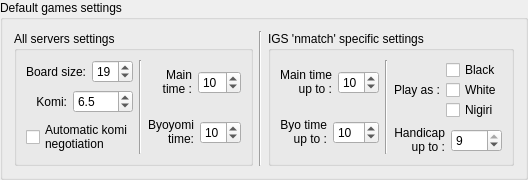
        <widget class="QGroupBox" name="groupBox_2">
         <property name="title">
          <string>Default games settings</string>
         </property>
         <layout class="QHBoxLayout" name="horizontalLayout">
          <item>
           <layout class="QVBoxLayout" name="_13">
            <item>
             <widget class="QGroupBox" name="groupBox_3">
              <property name="title">
               <string>All servers settings</string>
              </property>
              <property name="flat">
               <bool>false</bool>
              </property>
              <layout class="QHBoxLayout" name="horizontalLayout_2">
               <item>
                <layout class="QHBoxLayout" name="_14">
                 <item>
                  <layout class="QVBoxLayout" name="_15">
                   <item>
                    <layout class="QHBoxLayout" name="_16">
                     <property name="spacing">
                      <number>6</number>
                     </property>
                     <property name="leftMargin">
                      <number>0</number>
                     </property>
                     <property name="topMargin">
                      <number>0</number>
                     </property>
                     <property name="rightMargin">
                      <number>0</number>
                     </property>
                     <property name="bottomMargin">
                      <number>0</number>
                     </property>
                     <item>
                      <widget class="QLabel" name="TextLabel3_3">
                       <property name="toolTip">
                        <string>board size</string>
                       </property>
                       <property name="text">
                        <string>Board size:</string>
                       </property>
                       <property name="alignment">
                        <set>Qt::AlignRight|Qt::AlignTrailing|Qt::AlignVCenter</set>
                       </property>
                       <property name="wordWrap">
                        <bool>false</bool>
                       </property>
                       <property name="buddy">
                        <cstring>boardSizeSpin</cstring>
                       </property>
                      </widget>
                     </item>
                     <item>
                      <widget class="QSpinBox" name="boardSizeSpin">
                       <property name="maximumSize">
                        <size>
                         <width>60</width>
                         <height>32767</height>
                        </size>
                       </property>
                       <property name="toolTip">
                        <string>board size</string>
                       </property>
                       <property name="minimum">
                        <number>4</number>
                       </property>
                       <property name="maximum">
                        <number>36</number>
                       </property>
                       <property name="value">
                        <number>19</number>
                       </property>
                      </widget>
                     </item>
                    </layout>
                   </item>
                   <item>
                    <spacer name="verticalSpacer_5">
                     <property name="orientation">
                      <enum>Qt::Vertical</enum>
                     </property>
                     <property name="sizeHint" stdset="0">
                      <size>
                       <width>20</width>
                       <height>0</height>
                      </size>
                     </property>
                    </spacer>
                   </item>
                   <item>
                    <layout class="QHBoxLayout" name="_17">
                     <property name="spacing">
                      <number>6</number>
                     </property>
                     <property name="leftMargin">
                      <number>0</number>
                     </property>
                     <property name="topMargin">
                      <number>0</number>
                     </property>
                     <property name="rightMargin">
                      <number>0</number>
                     </property>
                     <property name="bottomMargin">
                      <number>0</number>
                     </property>
                     <item>
                      <widget class="QLabel" name="TextLabel3_3_2">
                       <property name="toolTip">
                        <string>Komi: added to white's result</string>
                       </property>
                       <property name="text">
                        <string>Komi:</string>
                       </property>
                       <property name="alignment">
                        <set>Qt::AlignRight|Qt::AlignTrailing|Qt::AlignVCenter</set>
                       </property>
                       <property name="wordWrap">
                        <bool>false</bool>
                       </property>
                       <property name="buddy">
                        <cstring>komiSpinDefault</cstring>
                       </property>
                      </widget>
                     </item>
                     <item>
                      <widget class="QSpinBox" name="komiSpinDefault">
                       <property name="maximumSize">
                        <size>
                         <width>60</width>
                         <height>32767</height>
                        </size>
                       </property>
                       <property name="toolTip">
                        <string>Komi: added to white's result</string>
                       </property>
                       <property name="suffix">
                        <string>.5</string>
                       </property>
                       <property name="minimum">
                        <number>-200</number>
                       </property>
                       <property name="maximum">
                        <number>200</number>
                       </property>
                       <property name="value">
                        <number>6</number>
                       </property>
                      </widget>
                     </item>
                    </layout>
                   </item>
                   <item>
                    <spacer name="verticalSpacer_6">
                     <property name="orientation">
                      <enum>Qt::Vertical</enum>
                     </property>
                     <property name="sizeHint" stdset="0">
                      <size>
                       <width>20</width>
                       <height>0</height>
                      </size>
                     </property>
                    </spacer>
                   </item>
                   <item>
                    <widget class="QCheckBox" name="automaticNegotiationCheckBox">
                     <property name="toolTip">
                      <string>allow client to negotiate automatic</string>
                     </property>
                     <property name="whatsThis">
                      <string>Automatic Negotiation

Allow client to negotiate komi automatic.

Be careful: it may be annoying if opponent does not want to accept your defaults even if defaults have been sent to opponent before. This may be due to different internal use of negotiation values by clients.</string>
                     </property>
                     <property name="text">
                      <string>Automatic komi 
negotiation</string>
                     </property>
                    </widget>
                   </item>
                  </layout>
                 </item>
                 <item>
                  <widget class="Line" name="line2">
                   <property name="frameShape">
                    <enum>QFrame::VLine</enum>
                   </property>
                   <property name="frameShadow">
                    <enum>QFrame::Sunken</enum>
                   </property>
                  </widget>
                 </item>
                 <item>
                  <layout class="QVBoxLayout" name="_18">
                   <item>
                    <layout class="QHBoxLayout" name="_19">
                     <property name="spacing">
                      <number>6</number>
                     </property>
                     <property name="leftMargin">
                      <number>0</number>
                     </property>
                     <property name="topMargin">
                      <number>0</number>
                     </property>
                     <property name="rightMargin">
                      <number>0</number>
                     </property>
                     <property name="bottomMargin">
                      <number>0</number>
                     </property>
                     <item>
                      <widget class="QLabel" name="TextLabel6">
                       <property name="toolTip">
                        <string>Playing time</string>
                       </property>
                       <property name="autoFillBackground">
                        <bool>false</bool>
                       </property>
                       <property name="text">
                        <string>Main 
time :</string>
                       </property>
                       <property name="alignment">
                        <set>Qt::AlignRight|Qt::AlignTrailing|Qt::AlignVCenter</set>
                       </property>
                       <property name="wordWrap">
                        <bool>false</bool>
                       </property>
                       <property name="buddy">
                        <cstring>timeSpin</cstring>
                       </property>
                      </widget>
                     </item>
                     <item>
                      <layout class="QVBoxLayout" name="verticalLayout_2">
                       <item>
                        <spacer name="verticalSpacer_4">
                         <property name="orientation">
                          <enum>Qt::Vertical</enum>
                         </property>
                         <property name="sizeHint" stdset="0">
                          <size>
                           <width>20</width>
                           <height>0</height>
                          </size>
                         </property>
                        </spacer>
                       </item>
                       <item>
                        <widget class="QSpinBox" name="timeSpin">
                         <property name="maximumSize">
                          <size>
                           <width>60</width>
                           <height>32767</height>
                          </size>
                         </property>
                         <property name="toolTip">
                          <string>Playing time</string>
                         </property>
                         <property name="suffix">
                          <string/>
                         </property>
                         <property name="minimum">
                          <number>0</number>
                         </property>
                         <property name="maximum">
                          <number>99</number>
                         </property>
                         <property name="value">
                          <number>10</number>
                         </property>
                        </widget>
                       </item>
                       <item>
                        <spacer name="verticalSpacer_3">
                         <property name="orientation">
                          <enum>Qt::Vertical</enum>
                         </property>
                         <property name="sizeHint" stdset="0">
                          <size>
                           <width>20</width>
                           <height>0</height>
                          </size>
                         </property>
                        </spacer>
                       </item>
                      </layout>
                     </item>
                    </layout>
                   </item>
                   <item>
                    <layout class="QHBoxLayout" name="_20">
                     <property name="spacing">
                      <number>6</number>
                     </property>
                     <property name="leftMargin">
                      <number>0</number>
                     </property>
                     <property name="topMargin">
                      <number>0</number>
                     </property>
                     <property name="rightMargin">
                      <number>0</number>
                     </property>
                     <property name="bottomMargin">
                      <number>0</number>
                     </property>
                     <item>
                      <widget class="QLabel" name="TextLabel7">
                       <property name="toolTip">
                        <string>Additional time for 25 moves; after 25 moves the byoyomi time starts again and again</string>
                       </property>
                       <property name="text">
                        <string>Byoyomi
time:</string>
                       </property>
                       <property name="alignment">
                        <set>Qt::AlignRight|Qt::AlignTrailing|Qt::AlignVCenter</set>
                       </property>
                       <property name="wordWrap">
                        <bool>false</bool>
                       </property>
                       <property name="buddy">
                        <cstring>BYSpin</cstring>
                       </property>
                      </widget>
                     </item>
                     <item>
                      <layout class="QVBoxLayout" name="verticalLayout">
                       <item>
                        <spacer name="verticalSpacer">
                         <property name="orientation">
                          <enum>Qt::Vertical</enum>
                         </property>
                         <property name="sizeHint" stdset="0">
                          <size>
                           <width>20</width>
                           <height>0</height>
                          </size>
                         </property>
                        </spacer>
                       </item>
                       <item>
                        <widget class="QSpinBox" name="BYSpin">
                         <property name="maximumSize">
                          <size>
                           <width>60</width>
                           <height>32767</height>
                          </size>
                         </property>
                         <property name="toolTip">
                          <string>Additional time for 25 moves; after 25 moves the byoyomi time starts again and again</string>
                         </property>
                         <property name="maximum">
                          <number>60</number>
                         </property>
                         <property name="value">
                          <number>10</number>
                         </property>
                        </widget>
                       </item>
                       <item>
                        <spacer name="verticalSpacer_2">
                         <property name="orientation">
                          <enum>Qt::Vertical</enum>
                         </property>
                         <property name="sizeHint" stdset="0">
                          <size>
                           <width>20</width>
                           <height>0</height>
                          </size>
                         </property>
                        </spacer>
                       </item>
                      </layout>
                     </item>
                    </layout>
                   </item>
                  </layout>
                 </item>
                </layout>
               </item>
              </layout>
             </widget>
            </item>
           </layout>
          </item>
          <item>
           <widget class="Line" name="line2_2">
            <property name="frameShape">
             <enum>QFrame::VLine</enum>
            </property>
            <property name="frameShadow">
             <enum>QFrame::Sunken</enum>
            </property>
           </widget>
          </item>
          <item>
           <layout class="QVBoxLayout" name="_4">
            <item>
             <widget class="QGroupBox" name="groupBox_4">
              <property name="title">
               <string>IGS 'nmatch' specific settings</string>
              </property>
              <layout class="QGridLayout" name="gridLayout_3">
               <item row="0" column="0">
                <layout class="QHBoxLayout" name="_5">
                 <item>
                  <layout class="QVBoxLayout" name="_6">
                   <item>
                    <layout class="QHBoxLayout" name="_7">
                     <property name="spacing">
                      <number>6</number>
                     </property>
                     <property name="leftMargin">
                      <number>0</number>
                     </property>
                     <property name="topMargin">
                      <number>0</number>
                     </property>
                     <property name="rightMargin">
                      <number>0</number>
                     </property>
                     <property name="bottomMargin">
                      <number>0</number>
                     </property>
                     <item>
                      <widget class="QLabel" name="TextLabel6_3">
                       <property name="toolTip">
                        <string>Playing time</string>
                       </property>
                       <property name="text">
                        <string>Main time 
up to :</string>
                       </property>
                       <property name="alignment">
                        <set>Qt::AlignRight|Qt::AlignTrailing|Qt::AlignVCenter</set>
                       </property>
                       <property name="wordWrap">
                        <bool>false</bool>
                       </property>
                       <property name="buddy">
                        <cstring>timeSpin_Nmatch</cstring>
                       </property>
                      </widget>
                     </item>
                     <item>
                      <layout class="QVBoxLayout" name="verticalLayout_3">
                       <item>
                        <spacer name="verticalSpacer_7">
                         <property name="orientation">
                          <enum>Qt::Vertical</enum>
                         </property>
                         <property name="sizeHint" stdset="0">
                          <size>
                           <width>20</width>
                           <height>0</height>
                          </size>
                         </property>
                        </spacer>
                       </item>
                       <item>
                        <widget class="QSpinBox" name="timeSpin_Nmatch">
                         <property name="maximumSize">
                          <size>
                           <width>60</width>
                           <height>32767</height>
                          </size>
                         </property>
                         <property name="toolTip">
                          <string>Playing time</string>
                         </property>
                         <property name="suffix">
                          <string/>
                         </property>
                         <property name="minimum">
                          <number>0</number>
                         </property>
                         <property name="maximum">
                          <number>99</number>
                         </property>
                         <property name="value">
                          <number>10</number>
                         </property>
                        </widget>
                       </item>
                       <item>
                        <spacer name="verticalSpacer_8">
                         <property name="orientation">
                          <enum>Qt::Vertical</enum>
                         </property>
                         <property name="sizeHint" stdset="0">
                          <size>
                           <width>20</width>
                           <height>0</height>
                          </size>
                         </property>
                        </spacer>
                       </item>
                      </layout>
                     </item>
                    </layout>
                   </item>
                   <item>
                    <layout class="QHBoxLayout" name="_8">
                     <property name="spacing">
                      <number>6</number>
                     </property>
                     <property name="leftMargin">
                      <number>0</number>
                     </property>
                     <property name="topMargin">
                      <number>0</number>
                     </property>
                     <property name="rightMargin">
                      <number>0</number>
                     </property>
                     <property name="bottomMargin">
                      <number>0</number>
                     </property>
                     <item>
                      <widget class="QLabel" name="TextLabel7_2">
                       <property name="toolTip">
                        <string>Additional time for 25 moves; after 25 moves the byoyomi time starts again and again</string>
                       </property>
                       <property name="text">
                        <string>Byo time
up to :</string>
                       </property>
                       <property name="alignment">
                        <set>Qt::AlignRight|Qt::AlignTrailing|Qt::AlignVCenter</set>
                       </property>
                       <property name="wordWrap">
                        <bool>false</bool>
                       </property>
                       <property name="buddy">
                        <cstring>BYSpin_Nmatch</cstring>
                       </property>
                      </widget>
                     </item>
                     <item>
                      <layout class="QVBoxLayout" name="verticalLayout_4">
                       <item>
                        <spacer name="verticalSpacer_9">
                         <property name="orientation">
                          <enum>Qt::Vertical</enum>
                         </property>
                         <property name="sizeHint" stdset="0">
                          <size>
                           <width>20</width>
                           <height>0</height>
                          </size>
                         </property>
                        </spacer>
                       </item>
                       <item>
                        <widget class="QSpinBox" name="BYSpin_Nmatch">
                         <property name="maximumSize">
                          <size>
                           <width>60</width>
                           <height>32767</height>
                          </size>
                         </property>
                         <property name="toolTip">
                          <string>Additional time for 25 moves; after 25 moves the byoyomi time starts again and again</string>
                         </property>
                         <property name="maximum">
                          <number>60</number>
                         </property>
                         <property name="value">
                          <number>10</number>
                         </property>
                        </widget>
                       </item>
                       <item>
                        <spacer name="verticalSpacer_10">
                         <property name="orientation">
                          <enum>Qt::Vertical</enum>
                         </property>
                         <property name="sizeHint" stdset="0">
                          <size>
                           <width>20</width>
                           <height>0</height>
                          </size>
                         </property>
                        </spacer>
                       </item>
                      </layout>
                     </item>
                    </layout>
                   </item>
                  </layout>
                 </item>
                 <item>
                  <widget class="Line" name="line2_3">
                   <property name="frameShape">
                    <enum>QFrame::VLine</enum>
                   </property>
                   <property name="frameShadow">
                    <enum>QFrame::Sunken</enum>
                   </property>
                  </widget>
                 </item>
                 <item>
                  <layout class="QVBoxLayout" name="_9">
                   <item>
                    <layout class="QHBoxLayout" name="_10">
                     <item>
                      <widget class="QLabel" name="textLabel2">
                       <property name="text">
                        <string>Play as :</string>
                       </property>
                       <property name="wordWrap">
                        <bool>false</bool>
                       </property>
                      </widget>
                     </item>
                     <item>
                      <layout class="QVBoxLayout" name="_11">
                       <property name="spacing">
                        <number>0</number>
                       </property>
                       <item>
                        <widget class="QCheckBox" name="checkBox_Nmatch_Black">
                         <property name="text">
                          <string>Black</string>
                         </property>
                        </widget>
                       </item>
                       <item>
                        <widget class="QCheckBox" name="checkBox_Nmatch_White">
                         <property name="text">
                          <string>White</string>
                         </property>
                        </widget>
                       </item>
                       <item>
                        <widget class="QCheckBox" name="checkBox_Nmatch_Nigiri">
                         <property name="text">
                          <string>Nigiri</string>
                         </property>
                        </widget>
                       </item>
                      </layout>
                     </item>
                    </layout>
                   </item>
                   <item>
                    <layout class="QHBoxLayout" name="_12">
                     <property name="spacing">
                      <number>6</number>
                     </property>
                     <property name="leftMargin">
                      <number>0</number>
                     </property>
                     <property name="topMargin">
                      <number>0</number>
                     </property>
                     <property name="rightMargin">
                      <number>0</number>
                     </property>
                     <property name="bottomMargin">
                      <number>0</number>
                     </property>
                     <item>
                      <widget class="QLabel" name="TextLabel3_3_4">
                       <property name="toolTip">
                        <string>board size</string>
                       </property>
                       <property name="text">
                        <string>Handicap 
up to :</string>
                       </property>
                       <property name="alignment">
                        <set>Qt::AlignRight|Qt::AlignTrailing|Qt::AlignVCenter</set>
                       </property>
                       <property name="wordWrap">
                        <bool>false</bool>
                       </property>
                       <property name="buddy">
                        <cstring>HandicapSpin_Nmatch</cstring>
                       </property>
                      </widget>
                     </item>
                     <item>
                      <layout class="QVBoxLayout" name="verticalLayout_5">
                       <item>
                        <spacer name="verticalSpacer_12">
                         <property name="orientation">
                          <enum>Qt::Vertical</enum>
                         </property>
                         <property name="sizeHint" stdset="0">
                          <size>
                           <width>20</width>
                           <height>0</height>
                          </size>
                         </property>
                        </spacer>
                       </item>
                       <item>
                        <widget class="QSpinBox" name="HandicapSpin_Nmatch">
                         <property name="maximumSize">
                          <size>
                           <width>60</width>
                           <height>32767</height>
                          </size>
                         </property>
                         <property name="toolTip">
                          <string>board size</string>
                         </property>
                         <property name="minimum">
                          <number>0</number>
                         </property>
                         <property name="maximum">
                          <number>9</number>
                         </property>
                         <property name="value">
                          <number>9</number>
                         </property>
                        </widget>
                       </item>
                       <item>
                        <spacer name="verticalSpacer_11">
                         <property name="orientation">
                          <enum>Qt::Vertical</enum>
                         </property>
                         <property name="sizeHint" stdset="0">
                          <size>
                           <width>20</width>
                           <height>0</height>
                          </size>
                         </property>
                        </spacer>
                       </item>
                      </layout>
                     </item>
                    </layout>
                   </item>
                  </layout>
                 </item>
                </layout>
               </item>
              </layout>
             </widget>
            </item>
           </layout>
          </item>
         </layout>
        </widget>
